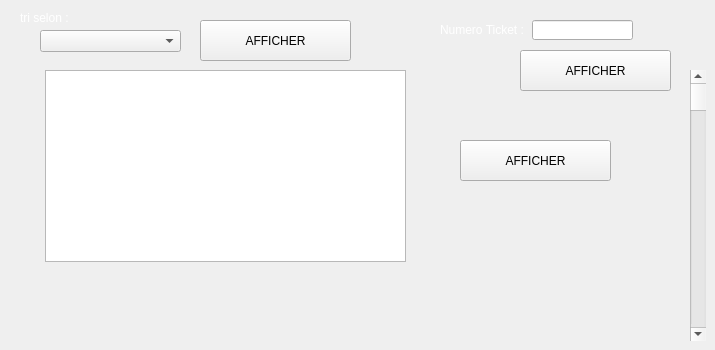
      <widget class="QWidget" name="tab_5">
       <attribute name="title">
        <string>afficher</string>
       </attribute>
       <widget class="QScrollBar" name="verticalScrollBar_2">
        <property name="geometry">
         <rect>
          <x>690</x>
          <y>70</y>
          <width>16</width>
          <height>271</height>
         </rect>
        </property>
        <property name="orientation">
         <enum>Qt::Vertical</enum>
        </property>
       </widget>
       <widget class="QTableView" name="tabt">
        <property name="geometry">
         <rect>
          <x>45</x>
          <y>70</y>
          <width>361</width>
          <height>192</height>
         </rect>
        </property>
        <property name="styleSheet">
         <string notr="true">background-color:none;</string>
        </property>
       </widget>
       <widget class="QLineEdit" name="idevrech_2">
        <property name="geometry">
         <rect>
          <x>532</x>
          <y>20</y>
          <width>101</width>
          <height>20</height>
         </rect>
        </property>
        <property name="styleSheet">
         <string notr="true">background-color:none;</string>
        </property>
       </widget>
       <widget class="QPushButton" name="pushButton_12">
        <property name="geometry">
         <rect>
          <x>520</x>
          <y>50</y>
          <width>151</width>
          <height>41</height>
         </rect>
        </property>
        <property name="styleSheet">
         <string notr="true">background-color:none;</string>
        </property>
        <property name="text">
         <string>AFFICHER</string>
        </property>
       </widget>
       <widget class="QLabel" name="label_21">
        <property name="geometry">
         <rect>
          <x>20</x>
          <y>10</y>
          <width>71</width>
          <height>16</height>
         </rect>
        </property>
        <property name="palette">
         <palette>
          <active>
           <colorrole role="WindowText">
            <brush brushstyle="SolidPattern">
             <color alpha="255">
              <red>255</red>
              <green>255</green>
              <blue>255</blue>
             </color>
            </brush>
           </colorrole>
           <colorrole role="Button">
            <brush brushstyle="SolidPattern">
             <color alpha="255">
              <red>61</red>
              <green>170</green>
              <blue>163</blue>
             </color>
            </brush>
           </colorrole>
           <colorrole role="Text">
            <brush brushstyle="SolidPattern">
             <color alpha="255">
              <red>255</red>
              <green>255</green>
              <blue>255</blue>
             </color>
            </brush>
           </colorrole>
           <colorrole role="BrightText">
            <brush brushstyle="SolidPattern">
             <color alpha="255">
              <red>255</red>
              <green>255</green>
              <blue>255</blue>
             </color>
            </brush>
           </colorrole>
           <colorrole role="Base">
            <brush brushstyle="SolidPattern">
             <color alpha="255">
              <red>61</red>
              <green>170</green>
              <blue>163</blue>
             </color>
            </brush>
           </colorrole>
           <colorrole role="Window">
            <brush brushstyle="SolidPattern">
             <color alpha="255">
              <red>61</red>
              <green>170</green>
              <blue>163</blue>
             </color>
            </brush>
           </colorrole>
           <colorrole role="PlaceholderText">
            <brush brushstyle="NoBrush">
             <color alpha="128">
              <red>255</red>
              <green>255</green>
              <blue>255</blue>
             </color>
            </brush>
           </colorrole>
          </active>
          <inactive>
           <colorrole role="WindowText">
            <brush brushstyle="SolidPattern">
             <color alpha="255">
              <red>255</red>
              <green>255</green>
              <blue>255</blue>
             </color>
            </brush>
           </colorrole>
           <colorrole role="Button">
            <brush brushstyle="SolidPattern">
             <color alpha="255">
              <red>61</red>
              <green>170</green>
              <blue>163</blue>
             </color>
            </brush>
           </colorrole>
           <colorrole role="Text">
            <brush brushstyle="SolidPattern">
             <color alpha="255">
              <red>255</red>
              <green>255</green>
              <blue>255</blue>
             </color>
            </brush>
           </colorrole>
           <colorrole role="BrightText">
            <brush brushstyle="SolidPattern">
             <color alpha="255">
              <red>255</red>
              <green>255</green>
              <blue>255</blue>
             </color>
            </brush>
           </colorrole>
           <colorrole role="Base">
            <brush brushstyle="SolidPattern">
             <color alpha="255">
              <red>61</red>
              <green>170</green>
              <blue>163</blue>
             </color>
            </brush>
           </colorrole>
           <colorrole role="Window">
            <brush brushstyle="SolidPattern">
             <color alpha="255">
              <red>61</red>
              <green>170</green>
              <blue>163</blue>
             </color>
            </brush>
           </colorrole>
           <colorrole role="PlaceholderText">
            <brush brushstyle="NoBrush">
             <color alpha="128">
              <red>255</red>
              <green>255</green>
              <blue>255</blue>
             </color>
            </brush>
           </colorrole>
          </inactive>
          <disabled>
           <colorrole role="WindowText">
            <brush brushstyle="SolidPattern">
             <color alpha="255">
              <red>39</red>
              <green>175</green>
              <blue>175</blue>
             </color>
            </brush>
           </colorrole>
           <colorrole role="Button">
            <brush brushstyle="SolidPattern">
             <color alpha="255">
              <red>61</red>
              <green>170</green>
              <blue>163</blue>
             </color>
            </brush>
           </colorrole>
           <colorrole role="Text">
            <brush brushstyle="SolidPattern">
             <color alpha="255">
              <red>39</red>
              <green>175</green>
              <blue>175</blue>
             </color>
            </brush>
           </colorrole>
           <colorrole role="BrightText">
            <brush brushstyle="SolidPattern">
             <color alpha="255">
              <red>255</red>
              <green>255</green>
              <blue>255</blue>
             </color>
            </brush>
           </colorrole>
           <colorrole role="Base">
            <brush brushstyle="SolidPattern">
             <color alpha="255">
              <red>61</red>
              <green>170</green>
              <blue>163</blue>
             </color>
            </brush>
           </colorrole>
           <colorrole role="Window">
            <brush brushstyle="SolidPattern">
             <color alpha="255">
              <red>61</red>
              <green>170</green>
              <blue>163</blue>
             </color>
            </brush>
           </colorrole>
           <colorrole role="PlaceholderText">
            <brush brushstyle="NoBrush">
             <color alpha="128">
              <red>255</red>
              <green>255</green>
              <blue>255</blue>
             </color>
            </brush>
           </colorrole>
          </disabled>
         </palette>
        </property>
        <property name="text">
         <string>tri selon :  </string>
        </property>
       </widget>
       <widget class="QPushButton" name="pushButton_11">
        <property name="geometry">
         <rect>
          <x>200</x>
          <y>20</y>
          <width>151</width>
          <height>41</height>
         </rect>
        </property>
        <property name="styleSheet">
         <string notr="true">background-color:none;</string>
        </property>
        <property name="text">
         <string>AFFICHER</string>
        </property>
       </widget>
       <widget class="QComboBox" name="comboBox_2">
        <property name="geometry">
         <rect>
          <x>40</x>
          <y>30</y>
          <width>141</width>
          <height>22</height>
         </rect>
        </property>
        <property name="styleSheet">
         <string notr="true">background-color:none;</string>
        </property>
       </widget>
       <widget class="QLabel" name="label_19">
        <property name="geometry">
         <rect>
          <x>440</x>
          <y>20</y>
          <width>91</width>
          <height>20</height>
         </rect>
        </property>
        <property name="palette">
         <palette>
          <active>
           <colorrole role="WindowText">
            <brush brushstyle="SolidPattern">
             <color alpha="255">
              <red>255</red>
              <green>255</green>
              <blue>255</blue>
             </color>
            </brush>
           </colorrole>
           <colorrole role="Button">
            <brush brushstyle="SolidPattern">
             <color alpha="255">
              <red>61</red>
              <green>170</green>
              <blue>163</blue>
             </color>
            </brush>
           </colorrole>
           <colorrole role="Text">
            <brush brushstyle="SolidPattern">
             <color alpha="255">
              <red>255</red>
              <green>255</green>
              <blue>255</blue>
             </color>
            </brush>
           </colorrole>
           <colorrole role="BrightText">
            <brush brushstyle="SolidPattern">
             <color alpha="255">
              <red>255</red>
              <green>255</green>
              <blue>255</blue>
             </color>
            </brush>
           </colorrole>
           <colorrole role="Base">
            <brush brushstyle="SolidPattern">
             <color alpha="255">
              <red>61</red>
              <green>170</green>
              <blue>163</blue>
             </color>
            </brush>
           </colorrole>
           <colorrole role="Window">
            <brush brushstyle="SolidPattern">
             <color alpha="255">
              <red>61</red>
              <green>170</green>
              <blue>163</blue>
             </color>
            </brush>
           </colorrole>
           <colorrole role="PlaceholderText">
            <brush brushstyle="NoBrush">
             <color alpha="128">
              <red>255</red>
              <green>255</green>
              <blue>255</blue>
             </color>
            </brush>
           </colorrole>
          </active>
          <inactive>
           <colorrole role="WindowText">
            <brush brushstyle="SolidPattern">
             <color alpha="255">
              <red>255</red>
              <green>255</green>
              <blue>255</blue>
             </color>
            </brush>
           </colorrole>
           <colorrole role="Button">
            <brush brushstyle="SolidPattern">
             <color alpha="255">
              <red>61</red>
              <green>170</green>
              <blue>163</blue>
             </color>
            </brush>
           </colorrole>
           <colorrole role="Text">
            <brush brushstyle="SolidPattern">
             <color alpha="255">
              <red>255</red>
              <green>255</green>
              <blue>255</blue>
             </color>
            </brush>
           </colorrole>
           <colorrole role="BrightText">
            <brush brushstyle="SolidPattern">
             <color alpha="255">
              <red>255</red>
              <green>255</green>
              <blue>255</blue>
             </color>
            </brush>
           </colorrole>
           <colorrole role="Base">
            <brush brushstyle="SolidPattern">
             <color alpha="255">
              <red>61</red>
              <green>170</green>
              <blue>163</blue>
             </color>
            </brush>
           </colorrole>
           <colorrole role="Window">
            <brush brushstyle="SolidPattern">
             <color alpha="255">
              <red>61</red>
              <green>170</green>
              <blue>163</blue>
             </color>
            </brush>
           </colorrole>
           <colorrole role="PlaceholderText">
            <brush brushstyle="NoBrush">
             <color alpha="128">
              <red>255</red>
              <green>255</green>
              <blue>255</blue>
             </color>
            </brush>
           </colorrole>
          </inactive>
          <disabled>
           <colorrole role="WindowText">
            <brush brushstyle="SolidPattern">
             <color alpha="255">
              <red>39</red>
              <green>175</green>
              <blue>175</blue>
             </color>
            </brush>
           </colorrole>
           <colorrole role="Button">
            <brush brushstyle="SolidPattern">
             <color alpha="255">
              <red>61</red>
              <green>170</green>
              <blue>163</blue>
             </color>
            </brush>
           </colorrole>
           <colorrole role="Text">
            <brush brushstyle="SolidPattern">
             <color alpha="255">
              <red>39</red>
              <green>175</green>
              <blue>175</blue>
             </color>
            </brush>
           </colorrole>
           <colorrole role="BrightText">
            <brush brushstyle="SolidPattern">
             <color alpha="255">
              <red>255</red>
              <green>255</green>
              <blue>255</blue>
             </color>
            </brush>
           </colorrole>
           <colorrole role="Base">
            <brush brushstyle="SolidPattern">
             <color alpha="255">
              <red>61</red>
              <green>170</green>
              <blue>163</blue>
             </color>
            </brush>
           </colorrole>
           <colorrole role="Window">
            <brush brushstyle="SolidPattern">
             <color alpha="255">
              <red>61</red>
              <green>170</green>
              <blue>163</blue>
             </color>
            </brush>
           </colorrole>
           <colorrole role="PlaceholderText">
            <brush brushstyle="NoBrush">
             <color alpha="128">
              <red>255</red>
              <green>255</green>
              <blue>255</blue>
             </color>
            </brush>
           </colorrole>
          </disabled>
         </palette>
        </property>
        <property name="text">
         <string>Numero Ticket :</string>
        </property>
       </widget>
       <widget class="QPushButton" name="pushButton_13">
        <property name="geometry">
         <rect>
          <x>460</x>
          <y>140</y>
          <width>151</width>
          <height>41</height>
         </rect>
        </property>
        <property name="styleSheet">
         <string notr="true">background-color:none;</string>
        </property>
        <property name="text">
         <string>AFFICHER</string>
        </property>
       </widget>
      </widget>
